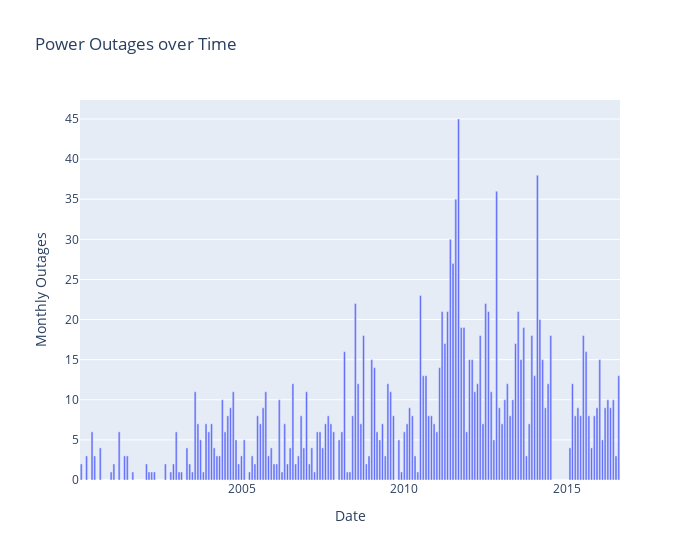

Notebook code for this chart:
### Code cell
outages_over_time = tidy_df.set_index('outage_start')['year'].rename('Outage Count').resample("1ME").count()
fig = px.bar(outages_over_time, labels={'value': 'Monthly Outages', 'outage_start': 'Date'}, title='Power Outages over Time', width=700)
fig.update_layout(showlegend=False)
fig.write_image(img_dir / 'outages_over_time.jpg')
fig

### Figure 1 — Plotly figure (JSON) as saved in the notebook; plotly's stock layout.template omitted (floating-point values rounded to 4 significant figures; data arrays with more than 128 entries replaced by an {"elided": "..."} marker saying what was removed)
{"data": [{"alignmentgroup": "True", "hovertemplate": "variable=Outage Count<br>Date=%{x}<br>Monthly Outages=%{y}<extra></extra>", "legendgroup": "Outage Count", "marker": {"color": "#636efa", "pattern": {"shape": ""}}, "name": "Outage Count", "offsetgroup": "Outage Count", "orientation": "v", "showlegend": true, "textposition": "auto", "type": "bar", "x": {"elided": "199 str values"}, "xaxis": "x", "y": {"elided": "199 int values"}, "yaxis": "y"}], "layout": {"barmode": "relative", "legend": {"title": {"text": "variable"}, "tracegroupgap": 0}, "showlegend": false, "title": {"text": "Power Outages over Time"}, "width": 700, "xaxis": {"anchor": "y", "domain": [0, 1], "title": {"text": "Date"}}, "yaxis": {"anchor": "x", "domain": [0, 1], "title": {"text": "Monthly Outages"}}}}
